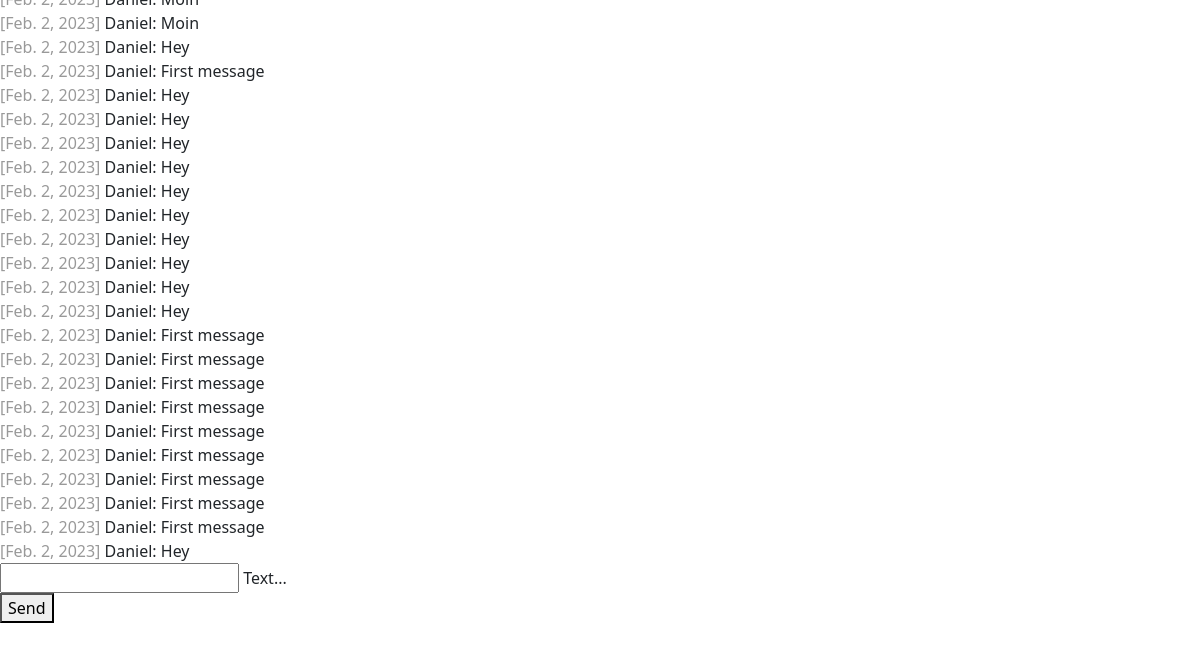
Page /chat/ (signed in, lower part) on the earlier database version.
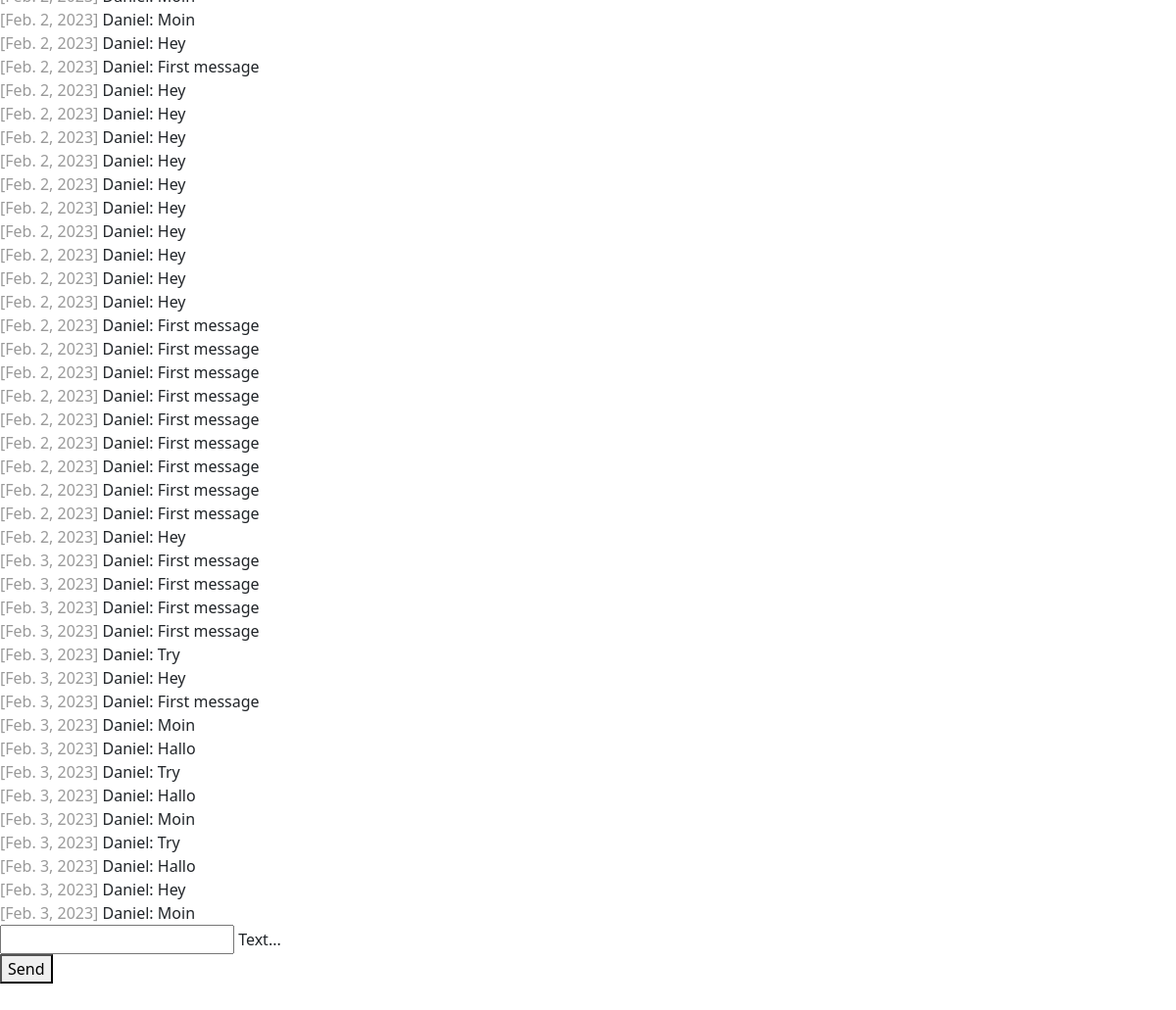
Same page on the later database version.
### chat/models.py (models this page shows)
class Message(models.Model):
    text = models.CharField(max_length=500)
    created_at = models.DateField(default=date.today)
    chat = models.ForeignKey(Chat,
                             on_delete=models.CASCADE,
                             related_name='chat_message_set', default=None, blank=True, null=True)
    author = models.ForeignKey(settings.AUTH_USER_MODEL,
                               on_delete=models.CASCADE,
                               related_name='author_message_set')
    receiver = models.ForeignKey(settings.AUTH_USER_MODEL,
                                 on_delete=models.CASCADE,
                                 related_name='receiver_message_set')

### chat/views.py (the view, shortened to what this page needs)
# urls.py: path('chat/', chat_view),
@login_required(login_url='/login/')
def chat_view(request):
    chat_messages = Message.objects.filter(chat__id=1)
    return render(request, 'chat/chat.html', {'messages': chat_messages})

### chat/templates/chat/chat.html (shortened to what this page needs)
{% load static %}
<link rel="stylesheet" href="{% static 'css/style.css' %}">
<link href="https://cdn.jsdelivr.net/npm/bootstrap@5.3.0-alpha1/dist/css/bootstrap.min.css" rel="stylesheet">
<link rel="stylesheet" href="https://code.getmdl.io/1.3.0/material.indigo-pink.min.css">
<div class="mdl-layout mdl-js-layout mdl-layout--fixed-header">
  <main class="mdl-layout__content">
    <div class="page-content">
      {% if request.user.is_authenticated %}
      <div id="messageContainer">
        {% for message in messages %}
        <div>
          <span class="color-grey">[{{ message.created_at }}]</span> {{ message.author.first_name }}: {{ message.text }}
        </div>
        {% endfor %}
      </div>
      <form onsubmit="sendMessage(); return false;" method="post">
        <div class="mdl-textfield mdl-js-textfield mdl-textfield--floating-label">
          <input class="mdl-textfield__input" name="text" type="text" id="messageField">
          <label class="mdl-textfield__label" for="messageField">Text...</label>
        </div>
          <button type="submit" class="mdl-button mdl-js-button mdl-button--raised mdl-js-ripple-effect mdl-button--accent">
            Send
          </button>
      </form>
      {% else %}
        <h1>You are not logged in</h1>
        <p>Please login <a href="/login">here.</a></p>
      {% endif %}
    </div>
  </main>
</div>

Differences in the rows shown:
added Message: created_at "Feb. 3, 2023", author.first_name "Daniel", text "First message"
added Message: created_at "Feb. 3, 2023", author.first_name "Daniel", text "First message"
added Message: created_at "Feb. 3, 2023", author.first_name "Daniel", text "First message"
added Message: created_at "Feb. 3, 2023", author.first_name "Daniel", text "First message"
added Message: created_at "Feb. 3, 2023", author.first_name "Daniel", text "Try"
added Message: created_at "Feb. 3, 2023", author.first_name "Daniel", text "Hey"
added Message: created_at "Feb. 3, 2023", author.first_name "Daniel", text "First message"
added Message: created_at "Feb. 3, 2023", author.first_name "Daniel", text "Moin"
added Message: created_at "Feb. 3, 2023", author.first_name "Daniel", text "Hallo"
added Message: created_at "Feb. 3, 2023", author.first_name "Daniel", text "Try"
added Message: created_at "Feb. 3, 2023", author.first_name "Daniel", text "Hallo"
added Message: created_at "Feb. 3, 2023", author.first_name "Daniel", text "Moin"
added Message: created_at "Feb. 3, 2023", author.first_name "Daniel", text "Try"
added Message: created_at "Feb. 3, 2023", author.first_name "Daniel", text "Hallo"
added Message: created_at "Feb. 3, 2023", author.first_name "Daniel", text "Hey"
added Message: created_at "Feb. 3, 2023", author.first_name "Daniel", text "Moin"
